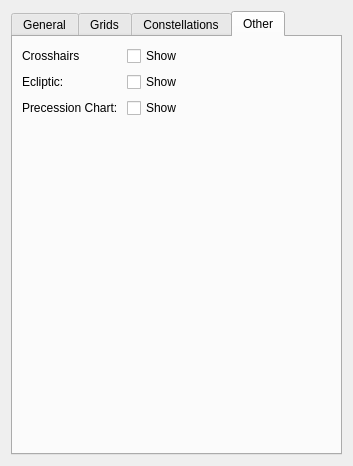
<?xml version="1.0" encoding="UTF-8"?>
<ui version="4.0">
 <class>Form</class>
 <widget class="QWidget" name="Form">
  <property name="geometry">
   <rect>
    <x>0</x>
    <y>0</y>
    <width>353</width>
    <height>466</height>
   </rect>
  </property>
  <property name="windowTitle">
   <string>Form</string>
  </property>
  <layout class="QGridLayout" name="gridLayout_2">
   <item row="0" column="0">
    <widget class="QTabWidget" name="tab_widget">
     <property name="currentIndex">
      <number>3</number>
     </property>
     <widget class="QWidget" name="tab">
      <attribute name="title">
       <string>General</string>
      </attribute>
      <layout class="QGridLayout" name="gridLayout">
       <item row="4" column="1">
        <widget class="QComboBox" name="combosel_alt_att"/>
       </item>
       <item row="10" column="1">
        <widget class="QCheckBox" name="bool_galactic">
         <property name="text">
          <string>Galactic Plane mode</string>
         </property>
        </widget>
       </item>
       <item row="4" column="0">
        <widget class="QComboBox" name="combosel_alt_type">
         <property name="sizeAdjustPolicy">
          <enum>QComboBox::AdjustToContents</enum>
         </property>
        </widget>
       </item>
       <item row="2" column="0">
        <widget class="QLabel" name="label_lon_att">
         <property name="font">
          <font>
           <weight>50</weight>
           <bold>false</bold>
          </font>
         </property>
         <property name="text">
          <string>Longitude:</string>
         </property>
         <property name="alignment">
          <set>Qt::AlignRight|Qt::AlignTrailing|Qt::AlignVCenter</set>
         </property>
        </widget>
       </item>
       <item row="0" column="1">
        <widget class="QComboBox" name="combosel_mode">
         <property name="sizeAdjustPolicy">
          <enum>QComboBox::AdjustToMinimumContentsLengthWithIcon</enum>
         </property>
        </widget>
       </item>
       <item row="9" column="0">
        <widget class="QLabel" name="label_background">
         <property name="font">
          <font>
           <weight>50</weight>
           <bold>false</bold>
          </font>
         </property>
         <property name="text">
          <string>Background:</string>
         </property>
         <property name="alignment">
          <set>Qt::AlignRight|Qt::AlignTrailing|Qt::AlignVCenter</set>
         </property>
        </widget>
       </item>
       <item row="8" column="0">
        <widget class="QLabel" name="label_opacity">
         <property name="font">
          <font>
           <weight>50</weight>
           <bold>false</bold>
          </font>
         </property>
         <property name="text">
          <string>Opacity:</string>
         </property>
         <property name="alignment">
          <set>Qt::AlignRight|Qt::AlignTrailing|Qt::AlignVCenter</set>
         </property>
        </widget>
       </item>
       <item row="7" column="0">
        <widget class="QLabel" name="label_foreground">
         <property name="font">
          <font>
           <weight>50</weight>
           <bold>false</bold>
          </font>
         </property>
         <property name="text">
          <string>Foreground:</string>
         </property>
         <property name="alignment">
          <set>Qt::AlignRight|Qt::AlignTrailing|Qt::AlignVCenter</set>
         </property>
        </widget>
       </item>
       <item row="9" column="1">
        <widget class="QComboBox" name="combosel_background">
         <property name="sizePolicy">
          <sizepolicy hsizetype="Expanding" vsizetype="Fixed">
           <horstretch>0</horstretch>
           <verstretch>0</verstretch>
          </sizepolicy>
         </property>
         <property name="sizeAdjustPolicy">
          <enum>QComboBox::AdjustToMinimumContentsLengthWithIcon</enum>
         </property>
        </widget>
       </item>
       <item row="1" column="0">
        <widget class="QLabel" name="label_frame">
         <property name="font">
          <font>
           <weight>50</weight>
           <bold>false</bold>
          </font>
         </property>
         <property name="text">
          <string>Frame:</string>
         </property>
         <property name="alignment">
          <set>Qt::AlignRight|Qt::AlignTrailing|Qt::AlignVCenter</set>
         </property>
        </widget>
       </item>
       <item row="6" column="1">
        <widget class="Line" name="line">
         <property name="orientation">
          <enum>Qt::Horizontal</enum>
         </property>
        </widget>
       </item>
       <item row="8" column="1">
        <widget class="QSlider" name="value_foreground_opacity">
         <property name="maximum">
          <number>100</number>
         </property>
         <property name="value">
          <number>50</number>
         </property>
         <property name="orientation">
          <enum>Qt::Horizontal</enum>
         </property>
        </widget>
       </item>
       <item row="7" column="1">
        <widget class="QComboBox" name="combosel_foreground">
         <property name="sizePolicy">
          <sizepolicy hsizetype="Expanding" vsizetype="Fixed">
           <horstretch>0</horstretch>
           <verstretch>0</verstretch>
          </sizepolicy>
         </property>
         <property name="sizeAdjustPolicy">
          <enum>QComboBox::AdjustToMinimumContentsLengthWithIcon</enum>
         </property>
        </widget>
       </item>
       <item row="3" column="0">
        <widget class="QLabel" name="label_lat_att">
         <property name="font">
          <font>
           <weight>50</weight>
           <bold>false</bold>
          </font>
         </property>
         <property name="text">
          <string>Latitude:</string>
         </property>
         <property name="alignment">
          <set>Qt::AlignRight|Qt::AlignTrailing|Qt::AlignVCenter</set>
         </property>
        </widget>
       </item>
       <item row="3" column="1">
        <widget class="QComboBox" name="combosel_lat_att">
         <property name="sizeAdjustPolicy">
          <enum>QComboBox::AdjustToMinimumContentsLengthWithIcon</enum>
         </property>
        </widget>
       </item>
       <item row="2" column="1">
        <widget class="QComboBox" name="combosel_lon_att">
         <property name="sizeAdjustPolicy">
          <enum>QComboBox::AdjustToMinimumContentsLengthWithIcon</enum>
         </property>
        </widget>
       </item>
       <item row="0" column="0">
        <widget class="QLabel" name="label_mode">
         <property name="font">
          <font>
           <weight>50</weight>
           <bold>false</bold>
          </font>
         </property>
         <property name="text">
          <string>Mode:</string>
         </property>
         <property name="alignment">
          <set>Qt::AlignRight|Qt::AlignTrailing|Qt::AlignVCenter</set>
         </property>
        </widget>
       </item>
       <item row="11" column="1">
        <spacer name="verticalSpacer">
         <property name="orientation">
          <enum>Qt::Vertical</enum>
         </property>
         <property name="sizeHint" stdset="0">
          <size>
           <width>20</width>
           <height>73</height>
          </size>
         </property>
        </spacer>
       </item>
       <item row="1" column="1">
        <widget class="QComboBox" name="combosel_frame">
         <property name="sizeAdjustPolicy">
          <enum>QComboBox::AdjustToMinimumContentsLengthWithIcon</enum>
         </property>
        </widget>
       </item>
       <item row="5" column="1">
        <widget class="QComboBox" name="combosel_alt_unit">
         <property name="sizeAdjustPolicy">
          <enum>QComboBox::AdjustToMinimumContentsLengthWithIcon</enum>
         </property>
        </widget>
       </item>
      </layout>
     </widget>
     <widget class="QWidget" name="tab_2">
      <attribute name="title">
       <string>Grids</string>
      </attribute>
      <layout class="QGridLayout" name="gridLayout_3">
       <item row="0" column="2">
        <widget class="QCheckBox" name="bool_alt_az_grid">
         <property name="enabled">
          <bool>true</bool>
         </property>
         <property name="text">
          <string>Grid</string>
         </property>
        </widget>
       </item>
       <item row="0" column="3">
        <widget class="QCheckBox" name="bool_alt_az_text">
         <property name="text">
          <string>Text</string>
         </property>
        </widget>
       </item>
       <item row="1" column="3">
        <widget class="QCheckBox" name="bool_ecliptic_text">
         <property name="text">
          <string>Text</string>
         </property>
        </widget>
       </item>
       <item row="2" column="1">
        <widget class="QLabel" name="label_equatorial">
         <property name="text">
          <string>Equatorial:</string>
         </property>
        </widget>
       </item>
       <item row="1" column="2">
        <widget class="QCheckBox" name="bool_ecliptic_grid">
         <property name="text">
          <string>Grid</string>
         </property>
        </widget>
       </item>
       <item row="4" column="2">
        <spacer name="verticalSpacer_2">
         <property name="orientation">
          <enum>Qt::Vertical</enum>
         </property>
         <property name="sizeHint" stdset="0">
          <size>
           <width>20</width>
           <height>40</height>
          </size>
         </property>
        </spacer>
       </item>
       <item row="2" column="3">
        <widget class="QCheckBox" name="bool_equatorial_text">
         <property name="text">
          <string>Text</string>
         </property>
        </widget>
       </item>
       <item row="0" column="1">
        <widget class="QLabel" name="label_alt_az">
         <property name="text">
          <string>Alt/Az:</string>
         </property>
        </widget>
       </item>
       <item row="2" column="2">
        <widget class="QCheckBox" name="bool_equatorial_grid">
         <property name="text">
          <string>Grid</string>
         </property>
        </widget>
       </item>
       <item row="1" column="1">
        <widget class="QLabel" name="label_ecliptic">
         <property name="text">
          <string>Ecliptic:</string>
         </property>
        </widget>
       </item>
       <item row="3" column="1">
        <widget class="QLabel" name="label_galactic">
         <property name="text">
          <string>Galactic:</string>
         </property>
        </widget>
       </item>
       <item row="3" column="2">
        <widget class="QCheckBox" name="bool_galactic_grid">
         <property name="text">
          <string>Grid</string>
         </property>
        </widget>
       </item>
       <item row="3" column="3">
        <widget class="QCheckBox" name="bool_galactic_text">
         <property name="text">
          <string>Text</string>
         </property>
        </widget>
       </item>
       <item row="0" column="4">
        <widget class="QColorBox" name="color_alt_az_grid_color">
         <property name="text">
          <string/>
         </property>
        </widget>
       </item>
       <item row="1" column="4">
        <widget class="QColorBox" name="color_ecliptic_grid_color">
         <property name="text">
          <string/>
         </property>
        </widget>
       </item>
       <item row="2" column="4">
        <widget class="QColorBox" name="color_equatorial_grid_color">
         <property name="text">
          <string/>
         </property>
        </widget>
       </item>
       <item row="3" column="4">
        <widget class="QColorBox" name="color_galactic_grid_color">
         <property name="text">
          <string/>
         </property>
        </widget>
       </item>
      </layout>
     </widget>
     <widget class="QWidget" name="tab_3">
      <attribute name="title">
       <string>Constellations</string>
      </attribute>
      <layout class="QGridLayout" name="gridLayout_4">
       <item row="0" column="0">
        <widget class="QLabel" name="label_boundaries">
         <property name="text">
          <string>Show boundaries:</string>
         </property>
        </widget>
       </item>
       <item row="3" column="1">
        <widget class="QCheckBox" name="bool_constellation_figures">
         <property name="text">
          <string>Show</string>
         </property>
        </widget>
       </item>
       <item row="4" column="1">
        <widget class="QCheckBox" name="bool_constellation_pictures">
         <property name="text">
          <string>Show Pictures</string>
         </property>
        </widget>
       </item>
       <item row="4" column="0">
        <widget class="QCheckBox" name="bool_constellation_labels">
         <property name="text">
          <string>Show Labels</string>
         </property>
        </widget>
       </item>
       <item row="6" column="0">
        <spacer name="verticalSpacer_3">
         <property name="orientation">
          <enum>Qt::Vertical</enum>
         </property>
         <property name="sizeHint" stdset="0">
          <size>
           <width>20</width>
           <height>40</height>
          </size>
         </property>
        </spacer>
       </item>
       <item row="2" column="2">
        <widget class="QColorBox" name="color_constellation_selection_color">
         <property name="text">
          <string/>
         </property>
        </widget>
       </item>
       <item row="3" column="2">
        <widget class="QColorBox" name="color_constellation_figure_color">
         <property name="text">
          <string/>
         </property>
        </widget>
       </item>
       <item row="3" column="0">
        <widget class="QLabel" name="label_figures">
         <property name="text">
          <string>Figures:</string>
         </property>
        </widget>
       </item>
       <item row="0" column="1" colspan="2">
        <widget class="QComboBox" name="combosel_constellation_boundaries"/>
       </item>
       <item row="1" column="2">
        <widget class="QColorBox" name="color_constellation_boundary_color">
         <property name="text">
          <string/>
         </property>
        </widget>
       </item>
       <item row="1" column="1">
        <widget class="QLabel" name="label_boundary_color">
         <property name="text">
          <string>Boundary color:</string>
         </property>
        </widget>
       </item>
       <item row="2" column="1">
        <widget class="QLabel" name="label_selection_color">
         <property name="text">
          <string>Selection color:</string>
         </property>
        </widget>
       </item>
      </layout>
     </widget>
     <widget class="QWidget" name="tab_4">
      <attribute name="title">
       <string>Other</string>
      </attribute>
      <layout class="QGridLayout" name="gridLayout_5">
       <item row="2" column="1">
        <widget class="QCheckBox" name="bool_precession_chart">
         <property name="text">
          <string>Show</string>
         </property>
        </widget>
       </item>
       <item row="3" column="1">
        <spacer name="verticalSpacer_4">
         <property name="orientation">
          <enum>Qt::Vertical</enum>
         </property>
         <property name="sizeHint" stdset="0">
          <size>
           <width>20</width>
           <height>40</height>
          </size>
         </property>
        </spacer>
       </item>
       <item row="1" column="0">
        <widget class="QLabel" name="label_ecliptic_2">
         <property name="text">
          <string>Ecliptic:</string>
         </property>
        </widget>
       </item>
       <item row="1" column="2">
        <widget class="QColorBox" name="color_ecliptic_color">
         <property name="text">
          <string/>
         </property>
        </widget>
       </item>
       <item row="1" column="1">
        <widget class="QCheckBox" name="bool_ecliptic">
         <property name="text">
          <string>Show</string>
         </property>
        </widget>
       </item>
       <item row="2" column="0">
        <widget class="QLabel" name="label_precession_chart">
         <property name="text">
          <string>Precession Chart:</string>
         </property>
        </widget>
       </item>
       <item row="2" column="2">
        <widget class="QColorBox" name="color_precession_chart_color">
         <property name="text">
          <string/>
         </property>
        </widget>
       </item>
       <item row="0" column="0">
        <widget class="QLabel" name="label_crosshairs">
         <property name="text">
          <string>Crosshairs</string>
         </property>
        </widget>
       </item>
       <item row="0" column="2">
        <widget class="QColorBox" name="color_crosshairs_color">
         <property name="text">
          <string/>
         </property>
        </widget>
       </item>
       <item row="0" column="1">
        <widget class="QCheckBox" name="bool_crosshairs">
         <property name="text">
          <string>Show</string>
         </property>
        </widget>
       </item>
      </layout>
     </widget>
    </widget>
   </item>
  </layout>
 </widget>
 <customwidgets>
  <customwidget>
   <class>QColorBox</class>
   <extends>QLabel</extends>
   <header>glue.utils.qt.colors</header>
  </customwidget>
 </customwidgets>
 <resources/>
 <connections/>
</ui>
